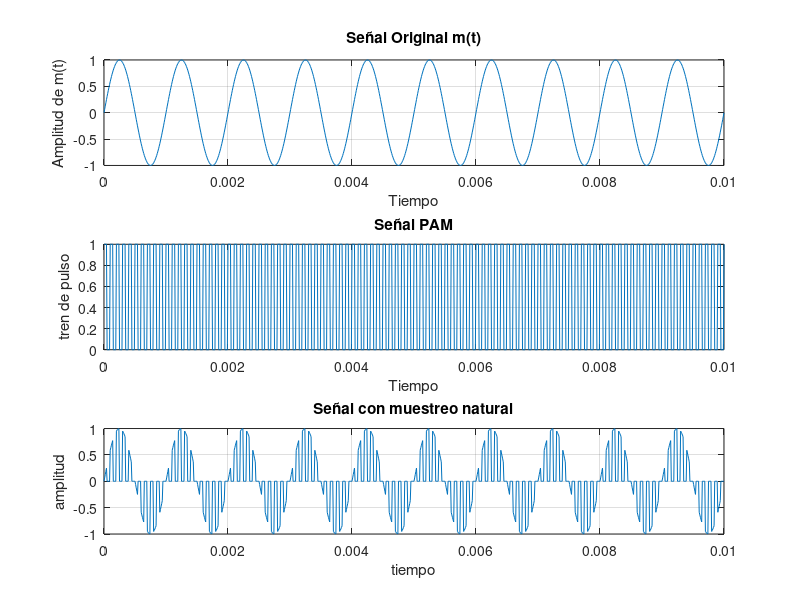

Write MATLAB code to recreate this figure.
fc = 1000 % frecuencia 
Ms = 1/100000 % frecuencia de muestreo
t = 0:Ms:0.01%vector del tiempo de un segundo
A = 1
m = sin(2*pi*fc*t)


%ahora en la parte dos hay que crear una PAM

%por lo tanto hay que crear un tren de pulsos
%que multiplicara a la señal original m(t) -> quednado p(t)*m(t)
%etnonces como se nos pide crearon varibles extras para poder crear este tren
%que nos ayudara con la creacion del PAM
    % ciclo de trabajo d = tau/Ts esto nos demuestra que tan activo esta el pulso
    % osea el grosor del tiempo que esta activo en porcentaje
    % Fs -> frecuencia de muestreo

Fs = 10000
Ts = 1/Fs

d = 0.5 %donde tau es el ancho del pulso
tau = d*Ts % lo puse mejor asi porque si no es medio webeo poner un tau manual, es mal facil poner el "d"

%creado esto podemos crear el tren de pulsos

p = (square(2*pi*Fs*t, 100*d) + 1)/2 %el 100d se supone que es el ciclo de trabajo/duracion

M = p.*m


subplot(3,1,1)
plot(t, m)
xlabel('Tiempo')
ylabel('Amplitud de m(t)')
title('Señal Original m(t)')
grid on

subplot(3,1,2)
plot(t, p)
xlabel('Tiempo')
ylabel('tren de pulso')
title('Señal PAM')
grid on

subplot(3,1,3)
plot(t,M)
xlabel('tiempo')
ylabel('amplitud')
title('Señal con muestreo natural')
grid on
